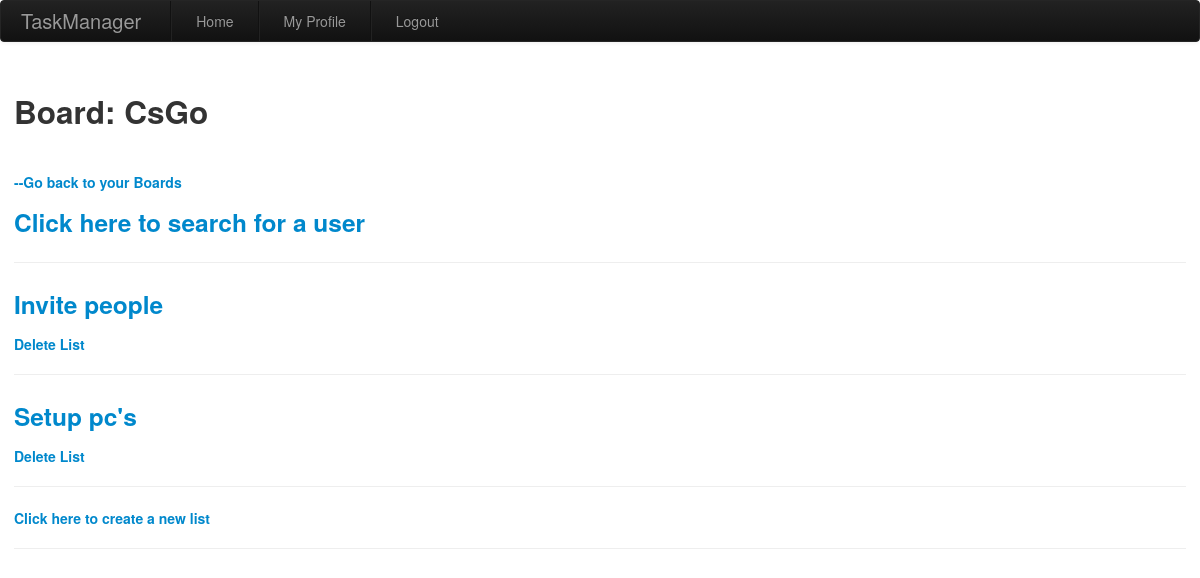
/showboard/CsGo/ (signed in), run on the app's committed database.
### app/models.py (models this page shows)
class Board(db.Model):
    id = db.Column(db.Integer, primary_key=True)
    name = db.Column(db.String(50), nullable=False)
    lists = db.relationship('List', backref='board', cascade="all,delete", lazy='dynamic')
    users = db.relationship('User', secondary=user_boards, cascade="all,delete", backref='boards')

class List(db.Model):
    id = db.Column(db.Integer, primary_key=True)
    title = db.Column(db.String(30), nullable=False)
    board_id = db.Column(db.Integer, db.ForeignKey(
        'board.id'))  # foreign key from board
    cards = db.relationship('Card', backref='list', cascade="all,delete", lazy='dynamic')

### app/routes.py (the view)
@app.route('/showboard/<boardname>/')
@login_required
def showboard(boardname):
    board = Board.query.filter_by(name=boardname).first_or_404()
    return render_template('showboard.html', board=board)

### app/models.py (called while the page is built)
@login.user_loader
def load_user(id):
    return User.query.get(int(id))

### app/routes.py (called while the page is built)
@app.before_request
def before_request():
    if current_user.is_authenticated:
        current_user.last_seen = datetime.utcnow()
        db.session.commit()

### app/templates/showboard.html
{% extends "base.html" %}
{% block content %}
<br>
<h2> Board: {{ board.name }}</h2>
<br>
<h5><a href="{{ url_for('index')}}"> --Go back to your Boards</a></h5>
<h3><a href="{{ url_for('searchuser',boardname = board.name )}}">Click here to search for a user</a></h3>
<hr>
{% for list in board.lists %}
<p>
<h3><a href="{{ url_for('showlist',boardname = board.name, listname = list.title) }}">{{ list.title }}</a></h3>
<h5><a href="{{url_for('deletelist', boardname=board.name, listname=list.title) }}"> Delete List </a></h5>
</p>
<hr>
{% endfor %}
<h5><a href="{{url_for('newlist',boardname = board.name )}}">Click here to create a new list</a></h5>
<hr>
{% endblock %}

### data on the page
Board: name "CsGo"
List: title "Invite people"
List: title "Setup pc's"
